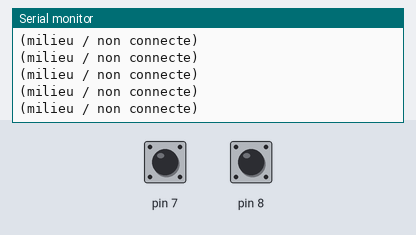
A sketch run on a simulated Arduino Uno, built with avr-gcc and run on an emulated ATmega328P. On the bench: the last lines printed to the serial monitor. The inputs (shaded band) are chosen by the test bench; at power-on: pin 7 HIGH, pin 8 HIGH.

Above: at 1.4 s.
1.5 s: pin 7 pulled LOW for 0.35 s
At 1.71 s:
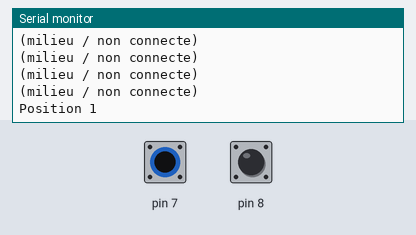
3.3 s: pin 8 pulled LOW for 0.35 s
At 3.51 s:
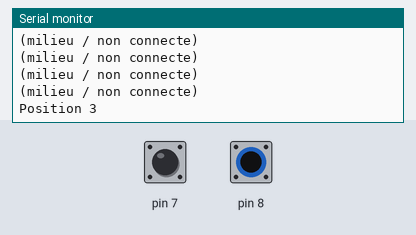

Measured:
- after the input at 1.5 s, the serial monitor: prints a new line at once (image 1)
- after the input at 3.3 s, the serial monitor: prints a new line at once (image 2)

The sketch:

slide-switch-uno.ino
```cpp
// Test interrupteur à glissière : le commun (2) est à GND, les côtés 1 et 3
// sont lus en pull-up : le côté connecté passe à LOW.
void setup() {
  pinMode(7, INPUT_PULLUP);
  pinMode(8, INPUT_PULLUP);
  Serial.begin(115200);
}

void loop() {
  if (digitalRead(7) == LOW) Serial.println("Position 1");
  else if (digitalRead(8) == LOW) Serial.println("Position 3");
  else Serial.println("(milieu / non connecte)");
  delay(300);
}
```
